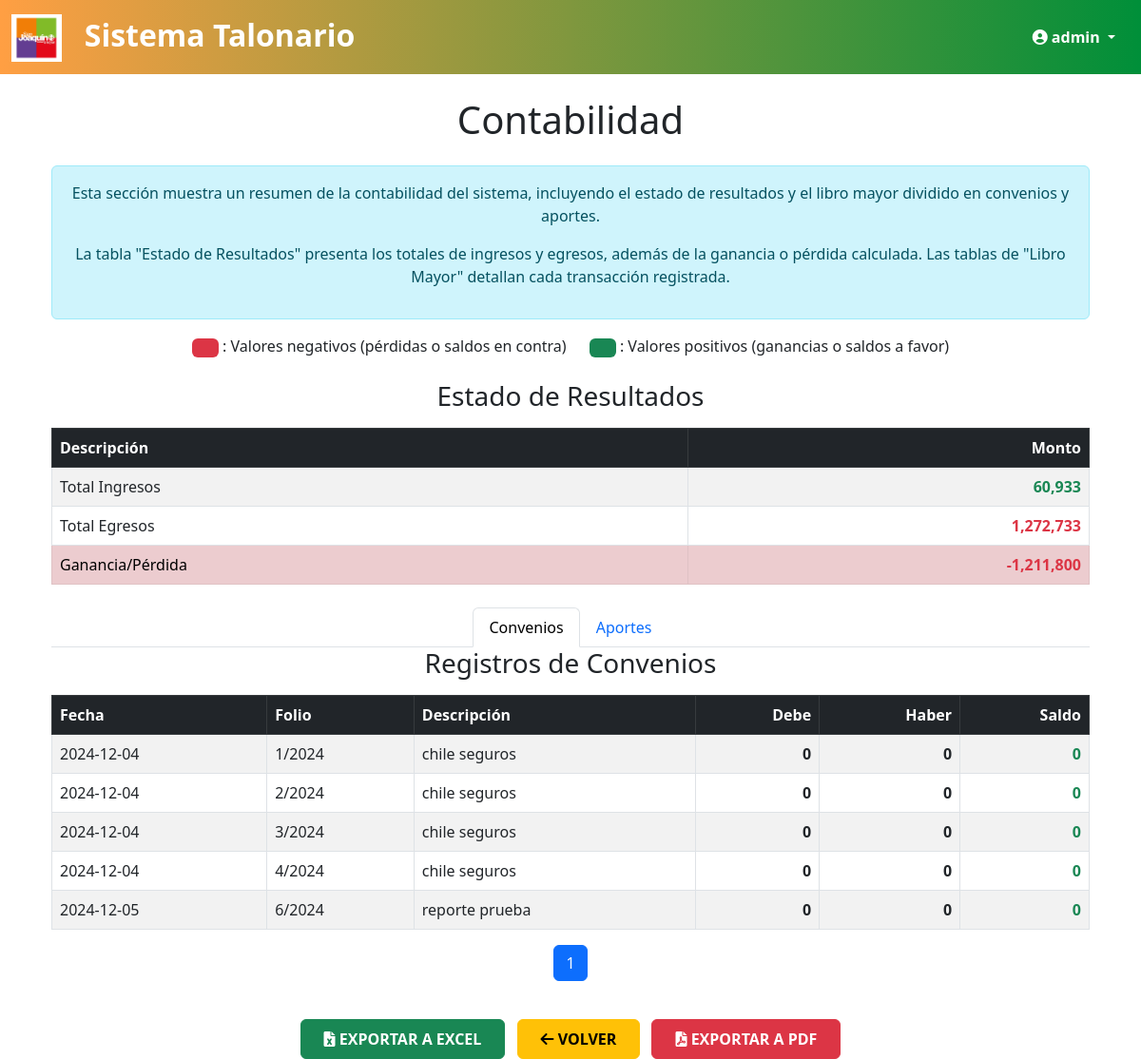
Page /registros/contabilidad/ (signed in) on the committed database.
### registros/models.py (models this page shows, shortened)
class Registro(models.Model):
    usuario = models.ForeignKey(User, on_delete=models.CASCADE, related_name="registros")
    fecha_creacion = models.DateTimeField(auto_now_add=True)
    nombre_registro = models.CharField(max_length=255)
    concepto = models.TextField()
    monto = models.DecimalField(max_digits=12, decimal_places=2)
    cheque_numero = models.CharField(max_length=100, blank=True, null=True)
    documento_firmado = models.FileField(
        upload_to='documentos_firmados/',
        blank=True,
        null=True,
        verbose_name="Documento Firmado"
    )
    banco = models.CharField(
        max_length=50,
        choices=BANCOS_CHILE,
        blank=True,
        null=True
    )
    detalle = models.TextField(blank=True, null=True)
    tipo_registro = models.CharField(
        max_length=50,
        choices=[
            ('convenio_ingreso', 'Convenio Ingreso'),
            ('convenio_egreso', 'Convenio Egreso'),
            ('aporte_ingreso', 'Aporte Ingreso'),
            ('aporte_egreso', 'Aporte Egreso')
        ],
    )
    folio = models.CharField(max_length=50, unique=True, blank=True)

### registros/views.py (the view)
# urls.py: path('contabilidad/', views.contabilidad_view, name='contabilidad'),
@login_required
def contabilidad_view(request):
    usuario = request.user
    convenios = Registro.objects.filter(
        usuario=usuario,  # Filtrar registros del usuario actual
        tipo_registro__startswith='convenio'
    ).annotate(
        debe=Coalesce(Sum('transacciones__debe'), Value(0, output_field=DecimalField())),
        haber=Coalesce(Sum('transacciones__haber'), Value(0, output_field=DecimalField())),
        saldo=Coalesce(Sum(F('transacciones__debe') - F('transacciones__haber')), Value(0, output_field=DecimalField()))
    )
    aportes = Registro.objects.filter(
        usuario=usuario,  # Filtrar registros del usuario actual
        tipo_registro__startswith='aporte'
    ).annotate(
        debe=Coalesce(Sum('transacciones__debe'), Value(0, output_field=DecimalField())),
        haber=Coalesce(Sum('transacciones__haber'), Value(0, output_field=DecimalField())),
        saldo=Coalesce(Sum(F('transacciones__debe') - F('transacciones__haber')), Value(0, output_field=DecimalField()))
    )
    convenios_paginator = Paginator(convenios, 5)
    aportes_paginator = Paginator(aportes, 5)
    convenios_page_number = request.GET.get('convenios_page')
    aportes_page_number = request.GET.get('aportes_page')
    convenios_page = convenios_paginator.get_page(convenios_page_number)
    aportes_page = aportes_paginator.get_page(aportes_page_number)
    active_tab = request.GET.get('active_tab', 'convenios')
    ingresos = Registro.objects.filter(
        usuario=usuario,  # Filtrar por usuario
        tipo_registro__icontains='ingreso'
    ).aggregate(
        total=Coalesce(Sum('monto'), Value(0, output_field=DecimalField()))
    )['total']
    egresos = Registro.objects.filter(
        usuario=usuario,  # Filtrar por usuario
        tipo_registro__icontains='egreso'
    ).aggregate(
        total=Coalesce(Sum('monto'), Value(0, output_field=DecimalField()))
    )['total']
    ganancia_perdida = ingresos - egresos
    estado_resultados = {
        'ingresos': ingresos,
        'egresos': egresos,
        'ganancia_perdida': ganancia_perdida,
    }
    context = {
        'libro_mayor_convenios': convenios_page,
        'libro_mayor_aportes': aportes_page,
        'estado_resultados': estado_resultados,
        'active_tab': active_tab,  # Indicar la pestaña activa
    }
    return render(request, 'contabilidad.html', context)

### registros/templatetags/custom_filters.py (called while the page is built)
@register.filter(name='add_commas')
def add_commas(value):
    try:
        value = float(value)
        return f"{value:,.0f}"
    except (ValueError, TypeError):
        return value

### registros/templates/contabilidad.html (shortened to what this page needs)
{% extends "base.html" %}
{% load custom_filters %}
{% block content %}
<div class="container mt-4">
    <h1 class="text-center mb-4">Contabilidad</h1>
    <div class="alert alert-info text-center">
        <p>Esta sección muestra un resumen de la contabilidad del sistema, incluyendo el estado de resultados y el libro mayor dividido en convenios y aportes.</p>
        <p>La tabla "Estado de Resultados" presenta los totales de ingresos y egresos, además de la ganancia o pérdida calculada. Las tablas de "Libro Mayor" detallan cada transacción registrada.</p>
    </div>
    <div class="d-flex justify-content-center mb-4">
        <div class="me-4">
            <span class="badge bg-danger">&nbsp;&nbsp;&nbsp;&nbsp;</span>
            <span>: Valores negativos (pérdidas o saldos en contra)</span>
        </div>
        <div>
            <span class="badge bg-success">&nbsp;&nbsp;&nbsp;&nbsp;</span>
            <span>: Valores positivos (ganancias o saldos a favor)</span>
        </div>
    </div>
    <div id="estado-resultados" class="mt-3">
        <h3 class="text-center mb-3">Estado de Resultados</h3>
        <table class="table table-striped table-bordered">
            <thead class="table-dark">
                <tr>
                    <th>Descripción</th>
                    <th class="text-end">Monto</th>
                </tr>
            </thead>
            <tbody>
                <tr>
                    <td>Total Ingresos</td>
                    <td class="text-end text-success fw-bold">{{ estado_resultados.ingresos|add_commas }}</td>
                </tr>
                <tr>
                    <td>Total Egresos</td>
                    <td class="text-end text-danger fw-bold">{{ estado_resultados.egresos|add_commas }}</td>
                </tr>
                <tr class="{% if estado_resultados.ganancia_perdida >= 0 %}table-success{% else %}table-danger{% endif %}">
                    <td>Ganancia/Pérdida</td>
                    <td class="text-end fw-bold {% if estado_resultados.ganancia_perdida < 0 %}text-danger{% else %}text-success{% endif %}">{{ estado_resultados.ganancia_perdida|add_commas }}</td>
                </tr>
            </tbody>
        </table>
    </div>
    <ul class="nav nav-tabs justify-content-center mt-4">
        <li class="nav-item">
            <button class="nav-link {% if active_tab == 'convenios' %}active{% endif %}" onclick="showSubTab('convenios')">Convenios</button>
        </li>
        <li class="nav-item">
            <button class="nav-link {% if active_tab == 'aportes' %}active{% endif %}" onclick="showSubTab('aportes')">Aportes</button>
        </li>
    </ul>
    <div id="convenios" class="sub-tab-content {% if active_tab == 'convenios' %}d-block{% else %}d-none{% endif %}">
        <h3 class="text-center mb-3">Registros de Convenios</h3>
        <table class="table table-striped table-bordered">
            <thead class="table-dark">
                <tr>
                    <th>Fecha</th>
                    <th>Folio</th>
                    <th>Descripción</th>
                    <th class="text-end">Debe</th>
                    <th class="text-end">Haber</th>
                    <th class="text-end">Saldo</th>
                </tr>
            </thead>
            <tbody>
                {% for registro in libro_mayor_convenios %}
                <tr>
                    <td>{{ registro.fecha_creacion|date:"Y-m-d" }}</td>
                    <td>{{ registro.folio }}</td>
                    <td>{{ registro.nombre_registro }}</td>
                    <td class="text-end fw-bold">{{ registro.debe|add_commas }}</td>
                    <td class="text-end fw-bold">{{ registro.haber|add_commas }}</td>
                    <td class="text-end fw-bold {% if registro.saldo < 0 %}text-danger{% else %}text-success{% endif %}">{{ registro.saldo|add_commas }}</td>
                </tr>
                {% empty %}
                <tr>
                    <td colspan="6" class="text-center">No hay registros de convenios.</td>
                </tr>
                {% endfor %}
            </tbody>
        </table>
        <div class="d-flex justify-content-center">
            <nav>
                <ul class="pagination">
                    {% for num in libro_mayor_convenios.paginator.page_range %}
                    <li class="page-item {% if num == libro_mayor_convenios.number %}active{% endif %}">
                        <a class="page-link" href="?convenios_page={{ num }}&active_tab=convenios">{{ num }}</a>
                    </li>
                    {% endfor %}
                </ul>
            </nav>
        </div>
    </div>
</div>
<div class="text-center mt-4">
    <a href="{% url 'registros:exportar_excel_contabilidad' %}" class="btn btn-success fw-bold px-4 py-2 me-2">
        <i class="fas fa-file-excel"></i> EXPORTAR A EXCEL
    </a>
    <a href="{% url 'registros:lista_registros' %}" class="btn btn-warning fw-bold px-4 py-2 me-2">
        <i class="fas fa-arrow-left"></i> VOLVER
    </a>
    <a href="{% url 'registros:exportar_pdf_contabilidad' %}" target="_blank" class="btn btn-danger fw-bold px-4 py-2">
        <i class="fas fa-file-pdf"></i> EXPORTAR A PDF
    </a>
</div>
{% endblock %}

### registros/templates/base.html (shortened to what this page needs)
<!DOCTYPE html>
<html lang="en">
<head>
    <link href="https://cdn.jsdelivr.net/npm/bootstrap@5.3.0-alpha3/dist/css/bootstrap.min.css" rel="stylesheet">
    <link rel="stylesheet" href="https://cdnjs.cloudflare.com/ajax/libs/font-awesome/6.0.0/css/all.min.css">
    {% load static %}
    <link rel="stylesheet" href="{% static 'css/styles.css' %}">
</head>
<body class="{% block body_class %}{% endblock %}">
    {% if not request.resolver_match.url_name == "login" %}
    <nav class="navbar navbar-expand-lg navbar-dark" style="background: linear-gradient(90deg, #ff9f43, #008f39);">
        <div class="container-fluid">
            <a class="navbar-brand" href="#" style="font-size: 2rem; font-weight: bold; color: white;">
                <img src="{% static 'img/Logos-01.png' %}" alt="Logo" style="height: 50px; margin-right: 15px; vertical-align: middle;">
                Sistema Talonario
            </a>
            <div class="dropdown ms-auto">
                <button class="btn btn-outline-light dropdown-toggle" type="button" id="userDropdown" data-bs-toggle="dropdown" aria-expanded="false">
                    <i class="fas fa-user-circle"></i>
                    {{ request.user.get_full_name|default:request.user.username }}
                </button>
            </div>
        </div>
    </nav>
    {% endif %}
    <div class="container mt-4">
        {% block content %}
        {% endblock %}
    </div>
</body>
</html>

### static/css/styles.css (style rules this page uses)
.navbar .dropdown-toggle { color: white; font-size: 1rem; font-weight: bold; background-color: transparent; border: none; padding: 5px 15px; transition: background-color 0.3s ease, color 0.3s ease; }

### rows in the picture
Registro: fecha_creacion "2024-12-04", folio "1/2024", nombre_registro "chile seguros", debe|add_commas "0", haber|add_commas "0", saldo|add_commas "0"
Registro: fecha_creacion "2024-12-04", folio "2/2024", nombre_registro "chile seguros", debe|add_commas "0", haber|add_commas "0", saldo|add_commas "0"
Registro: fecha_creacion "2024-12-04", folio "3/2024", nombre_registro "chile seguros", debe|add_commas "0", haber|add_commas "0", saldo|add_commas "0"
Registro: fecha_creacion "2024-12-04", folio "4/2024", nombre_registro "chile seguros", debe|add_commas "0", haber|add_commas "0", saldo|add_commas "0"
Registro: fecha_creacion "2024-12-05", folio "6/2024", nombre_registro "reporte prueba", debe|add_commas "0", haber|add_commas "0", saldo|add_commas "0"

### other values in the picture
{{ request.user.get_full_name|default:request.user.username }} "admin"
{{ estado_resultados.ingresos|add_commas }} "60,933"
{{ estado_resultados.egresos|add_commas }} "1,272,733"
{{ estado_resultados.ganancia_perdida|add_commas }} "-1,211,800"
{{ num }} "1"
